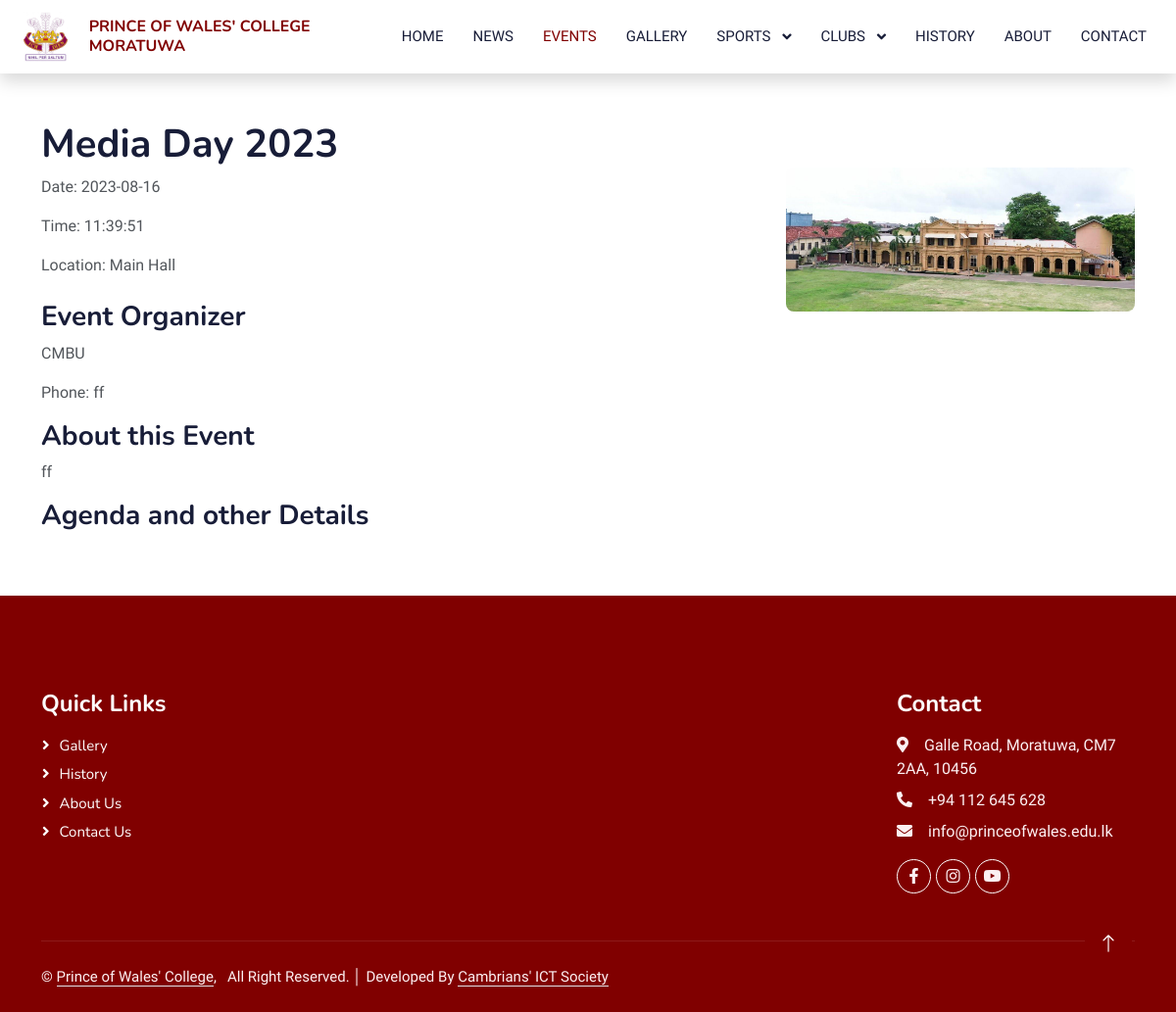
The page /events/event.php?id=5 on the database its author committed.
### tables this page shows
CREATE TABLE `pwc_db_events` (
  `id` int(10) NOT NULL,
  `title` varchar(190) NOT NULL,
  `date` date NOT NULL,
  `time` time NOT NULL,
  `location` varchar(190) NOT NULL,
  `organizer_name` varchar(190) NOT NULL,
  `organizer_email` varchar(190) NOT NULL,
  `organizer_phone` varchar(190) NOT NULL,
  `about` longtext NOT NULL,
  `img` varchar(50) NOT NULL,
  `other_details` longtext NOT NULL
);

### events/event.php (the view, shortened to what this page needs)
<!DOCTYPE html>
<html lang="en">
<head>
  <?php include '../database_connection.php'; ?>
  <?php
  $id=$_GET['id'];
  $query = "SELECT * FROM pwc_db_events WHERE id='$id'";
$statement = $connect->prepare($query);
$statement->execute();
foreach($statement->fetchAll() as $row)
?>
<?php include 'header.php'; ?>
</head>
</head>
<body>
  <div class="container mt-5">
    <div class="row">
      <div class="col-md-8">
        <h1><?php echo $row["title"]; ?></h1>
        <p>Date: <?php echo $row["date"]; ?></p>
        <p>Time: <?php echo $row["time"]; ?></p>
        <p>Location: <?php echo $row["location"]; ?></p>
        <div class="row mt-4">
          <div class="col-md-12">
            <h3>Event Organizer</h3>
            <p><?php echo $row["organizer_name"]; ?></p>
            <p>Phone: <?php echo $row["organizer_phone"]; ?></p>
            <h3>About this Event</h3>
            <p><?php echo $row["about"]; ?></p>
            <h3>Agenda and other Details</h3>
          </div>
        </div>
      </div>
      <div class="col-md-4">
        <br><br>
        <img src="../<?php echo $row["img"]; ?>" alt="Event Image" class="img-fluid"
          style="object-fit: cover; border-radius: 8px; max-width: 100%; height: auto;">
      </div>
    </div>
  </div>
  <?php include 'footer.php'; ?>
</body>
</html>

### css/style.css (style rules this page uses)
:root { --primary: #800000; --light: #fcf0f2; --dark: #181d38; }

### events/event.php (style rules this page uses)
@media (min-width: 768px) { img { max-width: 50%; } }
@media (min-width: 992px) { img { max-width: 30%; } }

### rows shown on the page
pwc_db_events: title "Media Day 2023", date "2023-08-16", time "11:39:51", location "Main Hall", organizer_name "CMBU", organizer_phone "ff", about "ff", img (picture)
